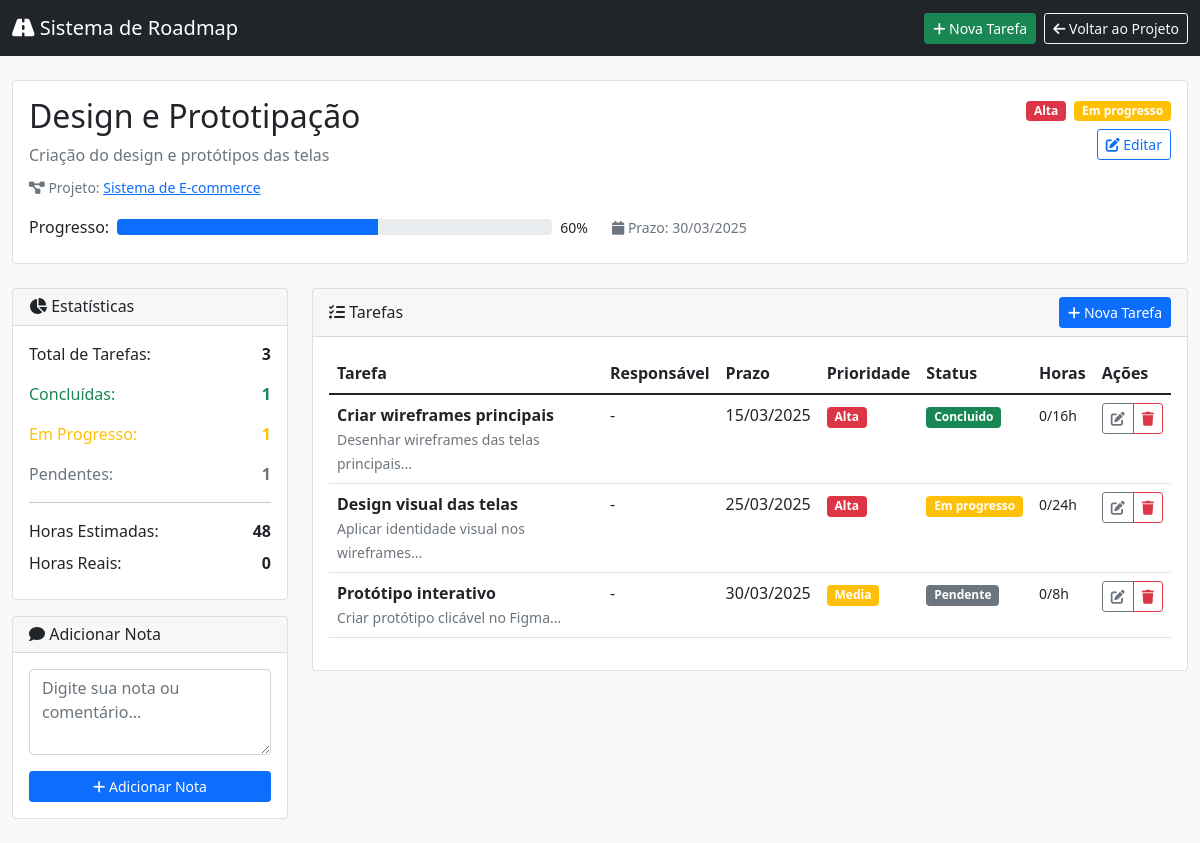
The app's page /marco_detalhes.php?id=2 with its own data.
### tables this page shows
CREATE TABLE milestones (
                            id INT AUTO_INCREMENT PRIMARY KEY,
                            project_id INT NOT NULL,
                            title VARCHAR(255) NOT NULL,
                            description TEXT,
                            due_date DATE,
                            status ENUM('pendente', 'em_progresso', 'concluido', 'atrasado') DEFAULT 'pendente',
                            priority ENUM('baixa', 'media', 'alta', 'critica') DEFAULT 'media',
                            progress INT DEFAULT 0,  
                            created_at TIMESTAMP DEFAULT CURRENT_TIMESTAMP,
                            updated_at TIMESTAMP DEFAULT CURRENT_TIMESTAMP ON UPDATE CURRENT_TIMESTAMP,
                            FOREIGN KEY (project_id) REFERENCES projects(id) ON DELETE CASCADE
);

CREATE TABLE projects (
                          id INT AUTO_INCREMENT PRIMARY KEY,
                          name VARCHAR(255) NOT NULL,
                          description TEXT,
                          start_date DATE,
                          end_date DATE,
                          status ENUM('planejamento', 'em_andamento', 'pausado', 'concluido') DEFAULT 'planejamento',
                          created_at TIMESTAMP DEFAULT CURRENT_TIMESTAMP,
                          updated_at TIMESTAMP DEFAULT CURRENT_TIMESTAMP ON UPDATE CURRENT_TIMESTAMP
);

CREATE TABLE tasks (
                       id INT AUTO_INCREMENT PRIMARY KEY,
                       milestone_id INT NOT NULL,
                       title VARCHAR(255) NOT NULL,
                       description TEXT,
                       assigned_to VARCHAR(100),
                       due_date DATE,
                       status ENUM('pendente', 'em_progresso', 'concluido') DEFAULT 'pendente',
                       priority ENUM('baixa', 'media', 'alta', 'critica') DEFAULT 'media',
                       estimated_hours INT,
                       actual_hours INT,
                       created_at TIMESTAMP DEFAULT CURRENT_TIMESTAMP,
                       updated_at TIMESTAMP DEFAULT CURRENT_TIMESTAMP ON UPDATE CURRENT_TIMESTAMP,
                       FOREIGN KEY (milestone_id) REFERENCES milestones(id) ON DELETE CASCADE
);

### config.php (called while the page is built, shortened)
<?php
function formatDate($date) {
    return date('d/m/Y', strtotime($date));
}
function getStatusColor($status) {
    $colors = [
        'pendente' => 'secondary',
        'em_progresso' => 'warning',
        'em_andamento' => 'info',
        'concluido' => 'success',
        'atrasado' => 'danger',
        'planejamento' => 'light',
        'pausado' => 'secondary'
    ];
    return $colors[$status] ?? 'secondary';
}
function getPriorityColor($priority) {
    $colors = [
        'baixa' => 'success',
        'media' => 'warning',
        'alta' => 'danger',
        'critica' => 'dark'
    ];
    return $colors[$priority] ?? 'secondary';
}
?>

### marco_detalhes.php (the view, shortened to what this page needs)
<?php
require_once 'config.php';
$marco_id = $_GET['id'] ?? null;
$stmt = $db->prepare("
    SELECT m.*, p.name as project_name, p.id as project_id
    FROM milestones m
    JOIN projects p ON m.project_id = p.id
    WHERE m.id = ?
");
$stmt->execute([$marco_id]);
$marco = $stmt->fetch(PDO::FETCH_ASSOC);
$stmt = $db->prepare("SELECT * FROM tasks WHERE milestone_id = ? ORDER BY priority DESC, due_date ASC");
$stmt->execute([$marco_id]);
$tarefas = $stmt->fetchAll(PDO::FETCH_ASSOC);
$total_tarefas = count($tarefas);
$tarefas_concluidas = count(array_filter($tarefas, fn($t) => $t['status'] == 'concluido'));
$tarefas_em_progresso = count(array_filter($tarefas, fn($t) => $t['status'] == 'em_progresso'));
$tarefas_pendentes = count(array_filter($tarefas, fn($t) => $t['status'] == 'pendente'));
$total_horas_estimadas = array_sum(array_column($tarefas, 'estimated_hours'));
$total_horas_reais = array_sum(array_column($tarefas, 'actual_hours'));
?>
<!DOCTYPE html>
<html lang="pt-BR">
<head>
    <link href="https://cdn.jsdelivr.net/npm/bootstrap@5.1.3/dist/css/bootstrap.min.css" rel="stylesheet">
    <link href="https://cdnjs.cloudflare.com/ajax/libs/font-awesome/6.0.0/css/all.min.css" rel="stylesheet">
</head>
<body class="bg-light">
<nav class="navbar navbar-dark bg-dark">
    <div class="container-fluid">
        <a href="index.php" class="navbar-brand">
            <i class="fas fa-road"></i> Sistema de Roadmap
        </a>
        <div class="d-flex">
            <a href="tarefa_form.php?marco_id=<?= $marco['id'] ?>" class="btn btn-success btn-sm me-2">
                <i class="fas fa-plus"></i> Nova Tarefa
            </a>
            <a href="projeto_detalhes.php?id=<?= $marco['project_id'] ?>" class="btn btn-outline-light btn-sm">
                <i class="fas fa-arrow-left"></i> Voltar ao Projeto
            </a>
        </div>
    </div>
</nav>
<div class="container-fluid mt-4">
    <div class="row mb-4">
        <div class="col-12">
            <div class="card">
                <div class="card-body">
                    <div class="d-flex justify-content-between align-items-start mb-3">
                        <div class="flex-grow-1">
                            <h2 class="mb-2"><?= htmlspecialchars($marco['title']) ?></h2>
                            <p class="text-muted mb-2"><?= htmlspecialchars($marco['description']) ?></p>
                            <small class="text-muted">
                                <i class="fas fa-project-diagram"></i>
                                Projeto: <a href="projeto_detalhes.php?id=<?= $marco['project_id'] ?>"><?= htmlspecialchars($marco['project_name']) ?></a>
                            </small>
                        </div>
                        <div class="d-flex flex-column align-items-end">
                            <div class="mb-2">
                                    <span class="badge bg-<?= getPriorityColor($marco['priority']) ?> me-1">
                                        <?= ucfirst($marco['priority']) ?>
                                    </span>
                                <span class="badge bg-<?= getStatusColor($marco['status']) ?>">
                                        <?= ucfirst(str_replace('_', ' ', $marco['status'])) ?>
                                    </span>
                            </div>
                            <div class="btn-group">
                                <a href="marco_form.php?id=<?= $marco['id'] ?>" class="btn btn-outline-primary btn-sm">
                                    <i class="fas fa-edit"></i> Editar
                                </a>
                            </div>
                        </div>
                    </div>
                    <div class="row">
                        <div class="col-md-6">
                            <div class="d-flex align-items-center mb-2">
                                <span class="me-2">Progresso:</span>
                                <div class="progress flex-grow-1 me-2">
                                    <div class="progress-bar" style="width: <?= $marco['progress'] ?>%"></div>
                                </div>
                                <small><?= $marco['progress'] ?>%</small>
                            </div>
                        </div>
                        <div class="col-md-6">
                            <small class="text-muted">
                                <i class="fas fa-calendar"></i> Prazo: <?= formatDate($marco['due_date']) ?>
                            </small>
                        </div>
                    </div>
                </div>
            </div>
        </div>
    </div>
    <div class="row">
        <div class="col-lg-3 mb-4">
            <div class="card">
                <div class="card-header">
                    <h6 class="mb-0"><i class="fas fa-chart-pie"></i> Estatísticas</h6>
                </div>
                <div class="card-body">
                    <div class="mb-3">
                        <div class="d-flex justify-content-between">
                            <span>Total de Tarefas:</span>
                            <strong><?= $total_tarefas ?></strong>
                        </div>
                    </div>
                    <div class="mb-3">
                        <div class="d-flex justify-content-between text-success">
                            <span>Concluídas:</span>
                            <strong><?= $tarefas_concluidas ?></strong>
                        </div>
                    </div>
                    <div class="mb-3">
                        <div class="d-flex justify-content-between text-warning">
                            <span>Em Progresso:</span>
                            <strong><?= $tarefas_em_progresso ?></strong>
                        </div>
                    </div>
                    <div class="mb-3">
                        <div class="d-flex justify-content-between text-secondary">
                            <span>Pendentes:</span>
                            <strong><?= $tarefas_pendentes ?></strong>
                        </div>
                    </div>
                    <hr>
                    <div class="mb-2">
                        <div class="d-flex justify-content-between">
                            <span>Horas Estimadas:</span>
                            <strong><?= $total_horas_estimadas ?></strong>
                        </div>
                    </div>
                    <div class="mb-2">
                        <div class="d-flex justify-content-between">
                            <span>Horas Reais:</span>
                            <strong><?= $total_horas_reais ?></strong>
                        </div>
                    </div>
                </div>
            </div>
            <div class="card mt-3">
                <div class="card-header">
                    <h6 class="mb-0"><i class="fas fa-comment"></i> Adicionar Nota</h6>
                </div>
                <div class="card-body">
                    <form method="POST" action="comentario_add.php">
                        <div class="mb-3">
                            <textarea class="form-control" name="comment" rows="3" placeholder="Digite sua nota ou comentário..."></textarea>
                        </div>
                        <button type="submit" class="btn btn-primary btn-sm w-100">
                            <i class="fas fa-plus"></i> Adicionar Nota
                        </button>
                    </form>
                </div>
            </div>
        </div>
        <div class="col-lg-9">
            <div class="card">
                <div class="card-header d-flex justify-content-between align-items-center">
                    <h6 class="mb-0"><i class="fas fa-tasks"></i> Tarefas</h6>
                    <a href="tarefa_form.php?marco_id=<?= $marco['id'] ?>" class="btn btn-primary btn-sm">
                        <i class="fas fa-plus"></i> Nova Tarefa
                    </a>
                </div>
                <div class="card-body">
                    <?php if (empty($tarefas)): ?>
                        <div class="text-center py-5">
                            <i class="fas fa-tasks fa-3x text-muted mb-3"></i>
                            <h5 class="text-muted">Nenhuma tarefa definida</h5>
                            <p class="text-muted">Comece criando tarefas para este marco!</p>
                            <a href="tarefa_form.php?marco_id=<?= $marco['id'] ?>" class="btn btn-primary">
                                <i class="fas fa-plus"></i> Criar Primeira Tarefa
                            </a>
                        </div>
                    <?php else: ?>
                        <div class="table-responsive">
                            <table class="table table-hover">
                                <thead>
                                <tr>
                                    <th>Tarefa</th>
                                    <th>Responsável</th>
                                    <th>Prazo</th>
                                    <th>Prioridade</th>
                                    <th>Status</th>
                                    <th>Horas</th>
                                    <th>Ações</th>
                                </tr>
                                </thead>
                                <tbody>
                                <?php foreach ($tarefas as $tarefa): ?>
                                    <tr>
                                        <td>
                                            <strong><?= htmlspecialchars($tarefa['title']) ?></strong>
                                            <?php if ($tarefa['description']): ?>
                                                <br><small class="text-muted"><?= htmlspecialchars(substr($tarefa['description'], 0, 80)) ?>...</small>
                                            <?php endif; ?>
                                        </td>
                                        <td><?= htmlspecialchars($tarefa['assigned_to'] ?: '-') ?></td>
                                        <td><?= formatDate($tarefa['due_date']) ?></td>
                                        <td>
                                                    <span class="badge bg-<?= getPriorityColor($tarefa['priority']) ?>">
                                                        <?= ucfirst($tarefa['priority']) ?>
                                                    </span>
                                        </td>
                                        <td>
                                                    <span class="badge bg-<?= getStatusColor($tarefa['status']) ?>">
                                                        <?= ucfirst(str_replace('_', ' ', $tarefa['status'])) ?>
                                                    </span>
                                        </td>
                                        <td>
                                            <small>
                                                <?= $tarefa['actual_hours'] ?: 0 ?>/<?= $tarefa['estimated_hours'] ?: 0 ?>h
                                            </small>
                                        </td>
                                        <td>
                                            <div class="btn-group">
                                                <a href="tarefa_form.php?id=<?= $tarefa['id'] ?>" class="btn btn-outline-secondary btn-sm">
                                                    <i class="fas fa-edit"></i>
                                                </a>
                                                <button class="btn btn-outline-danger btn-sm" onclick="confirmarExclusaoTarefa(<?= $tarefa['id'] ?>)">
                                                    <i class="fas fa-trash"></i>
                                                </button>
                                            </div>
                                        </td>
                                    </tr>
                                <?php endforeach; ?>
                                </tbody>
                            </table>
                        </div>
                    <?php endif; ?>
                </div>
            </div>
        </div>
    </div>
</div>
</body>
</html>

### records on screen
milestones: title "Design e Prototipação", description "Criação do design e protótipos das telas", project.name "Sistema de E-commerce", priority "Alta", status "Em progresso", progress "60", due_date "30/03/2025"
tasks: title "Criar wireframes principais", description "Desenhar wireframes das telas principais", assigned_to "-", due_date "15/03/2025", priority "Alta", status "Concluido", actual_hours "0", estimated_hours "16"
tasks: title "Design visual das telas", description "Aplicar identidade visual nos wireframes", assigned_to "-", due_date "25/03/2025", priority "Alta", status "Em progresso", actual_hours "0", estimated_hours "24"
tasks: title "Protótipo interativo", description "Criar protótipo clicável no Figma", assigned_to "-", due_date "30/03/2025", priority "Media", status "Pendente", actual_hours "0", estimated_hours "8"

### other values on screen
$total_tarefas "3"
$tarefas_concluidas "1"
$tarefas_em_progresso "1"
$tarefas_pendentes "1"
$total_horas_estimadas "48"
$total_horas_reais "0"
